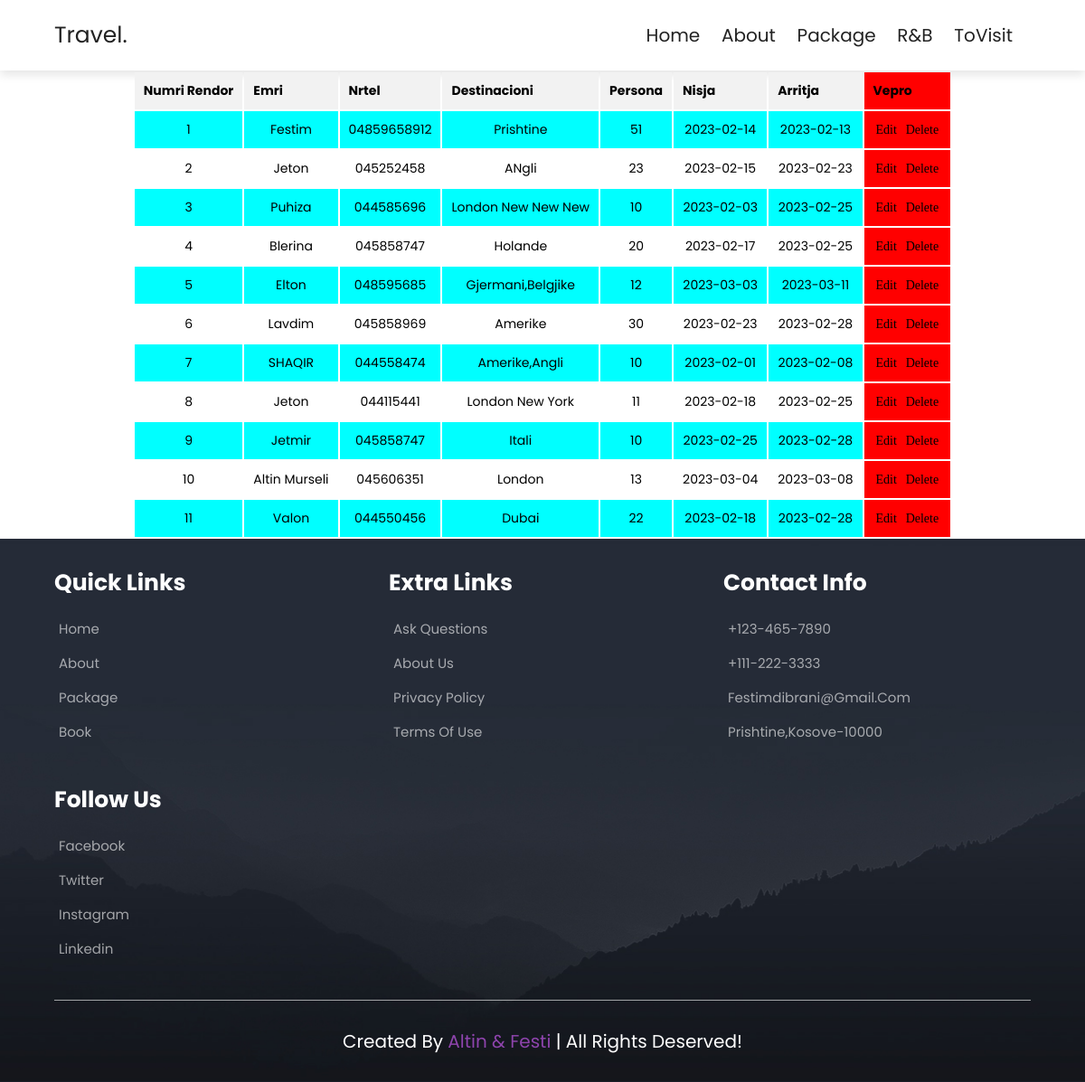
Screenshot of /Dashboard.php with the database file from the repository.
### tables this page shows
CREATE TABLE `klienti` (
  `ID` int(11) NOT NULL,
  `Emri` varchar(100) NOT NULL,
  `Nr_tel` varchar(100) NOT NULL,
  `Destinacioni` varchar(100) NOT NULL,
  `Persona` int(255) NOT NULL,
  `Nisja` date NOT NULL,
  `Arritja` date NOT NULL
);

### Dashboard.php (the view, shortened to what this page needs)
<?php
  $db=mysqli_connect("localhost","root","","klientet");
?>
<!DOCTYPE html>
<html lang="en">
<head>
    <link rel="stylesheet" href="style.css">
</head>
<body>
<section class="header">
        <a href="Home.php" class="logo">Travel.</a>
        <nav class="navbar">
            <a href="Home.php">Home</a>
            <a href="About.php">About</a>
            <a href="Package.php">Package</a>
            <a href="Book.php">R&B</a>
            <a href="Places.php">toVisit</a>
        </nav>
     </section>
<table>
    <tr>
     <th>Numri rendor</th>
     <th>Emri</th>
     <th>Nrtel</th>
     <th>Destinacioni</th>
     <th>Persona</th>
     <th>Nisja</th>
     <th>Arritja</th>
     <th style="background-color: red;">Vepro</th>
    </tr>
    <?php
      $i=1;
      $qry="SELECT * FROM klienti";
      $run=$db->query($qry);
      if($run->num_rows > 0){
        while($row=$run->fetch_assoc()){
          $id=$row['ID'];
    ?>
    <tr>
      <td><?php echo $i++; ?></td>
      <td><?php echo $row['Emri']?></td>
      <td><?php echo $row['Nr_tel']?></td>
      <td><?php echo $row['Destinacioni']?></td>
      <td><?php echo $row['Persona']?></td>
      <td><?php echo $row['Nisja']?></td>
      <td><?php echo $row['Arritja']?></td>
      <td style="background-color: red;" >
        <a href="Edit.php?ID=<?php echo $id?>" id="EDITI">Edit</a>
        <a href="Delete.php?ID=<?php echo $id;?>" id="DELETE" onclick="return confirm('Are u sure?')" >Delete</a>
      </td>
    </tr>
    <?php
  }
}
?>
</table>
<section class="footer">
        <div class="box-container">
            <div class="box">
             <h3>Quick Links</h3>
            <a href="/Home.php"> <i class="fas fa-angle-right"></i> Home</a>
            <a href="/About.php"> <i class="fas fa-angle-right"></i> About</a>
            <a href="/Package.php"> <i class="fas fa-angle-right"></i> Package</a>
            <a href="/Book.php"> <i class="fas fa-angle-right"></i> Book</a>
            </div>
            <div class="box">
               <h3>Extra Links</h3>
               <a href="#"> <i class="fas fa-angle-right"></i>Ask questions</a>
               <a href="#"> <i class="fas fa-angle-right"></i>About us</a>
               <a href="#"> <i class="fas fa-angle-right"></i>Privacy policy</a>
               <a href="#"> <i class="fas fa-angle-right"></i>Terms of use</a>
               </div>
               <div class="box">
                <h3>Contact info</h3>
                <a href="#"> <i class="fas fa-phone"></i>+123-465-7890</a>
                <a href="#"> <i class="fas fa-phone"></i>+111-222-3333</a>
                <a href="#"> <i class="fas fa-envelope"></i>festimdibrani@gmail.com</a>
                <a href="#"> <i class="fas fa-map"></i>Prishtine,Kosove-10000</a>
            </div>
            <div class="box">
                <h3>Follow us</h3>
                <a href="#"><i class="fab fa-facebook-f"></i>Facebook</a>
                <a href="#"><i class="fab fa-twitter"></i>Twitter</a>
                <a href="#"><i class="fab fa-instagram"></i>Instagram</a>
                <a href="#"><i class="fab fa-linkedin"></i>Linkedin</a>
            </div>
        </div>
        <div class="credit">
            Created by <span>Altin & Festi</span> | all rights deserved!
        </div>
    </section>
</body>
</html>

### style.css (style rules this page uses)
:root { --main-color:#8e44ad; --black:#222; --white:#fff; --light-black:#777; --light-white:#fff9; --dark-bg:rgba(0,0,0,.7); --light-bg:#eee; --border:.1rem solid var(--black); --box-shadow: 0 .5rem 1rem rgba(0,0,0,.1); --text-shadow: 0 1.5rem 3rem rgba(0,0,0,.3); }
* { font-family: 'Poppins',sans-serif; margin: 0; padding: 0; box-sizing: border-box; outline: none; border: none; text-decoration:none; text-transform: capitalize; }
html { font-size: 62.5%; overflow-x: hidden; }
section { padding: 5rem 10%; }
.header { position: static; top: 0; left: 0; right: 0; z-index: 1000; background-color: var(--white); display: flex; padding-top:2rem ; padding-bottom: 2rem; box-shadow: var(--box-shadow); align-items: center; justify-content: space-between; }
.header .logo { font-size: 2.5rem; color: var(--black); }
.header .navbar a { font-size: 2rem; margin-left: 2rem; color: var(--black); }
.footer { background: url(./Fotot/footer-bg.jpg) no-repeat; background-size: cover; background-position: center; }
.footer .box-container { display: grid; grid-template-columns: repeat(auto-fit,minmax(25rem,1fr)); gap: 3rem; }
.footer .box-container .box h3 { color: var(--white); font-size: 2.5rem; padding-bottom: 2rem; }
.footer .box-container .box a { color: var(--light-white); font-size: 1.5rem; padding-bottom: 1.5rem; display: block; }
.footer .box-container .box a i { color: var(--main-color); padding-right: .5rem; transition: .2s linear; }
.footer .credit { text-align: center; padding-top: 3rem; margin-top: 3rem; border-top: .1rem solid var(--light-white); font-size: 2rem; color: var(--white); }
.footer .credit span { color: var(--main-color); }
@media (max-width:1200px) { section { padding: 3rem 5%; } }

### Dashboard.php (style rules this page uses)
body { font-family: Arial, sans-serif; font-size: 14px; }
table { margin: 0 auto; text-align: center; }
th { background-color: #f2f2f2; font-weight: bold; padding: 10px; text-align: left; }
tr { border-bottom: 1px solid #ddd; }
tr:nth-child(even) { background-color:cyan; }
td { padding: 10px; }
#EDITI,#DELETE { margin: 1px; padding: 2px; color: black; font-family: Georgia, 'Times New Roman', Times, serif; transition: 0.3s; }

### rows the page displays
klienti: Emri "Festim", Nr_tel "04859658912", Destinacioni "Prishtine", Persona "51", Nisja "2023-02-14", Arritja "2023-02-13"
klienti: Emri "Jeton", Nr_tel "045252458", Destinacioni "ANgli", Persona "23", Nisja "2023-02-15", Arritja "2023-02-23"
klienti: Emri "Puhiza", Nr_tel "044585696", Destinacioni "London New New New", Persona "10", Nisja "2023-02-03", Arritja "2023-02-25"
klienti: Emri "Blerina", Nr_tel "045858747", Destinacioni "Holande", Persona "20", Nisja "2023-02-17", Arritja "2023-02-25"
klienti: Emri "Elton", Nr_tel "048595685", Destinacioni "Gjermani,Belgjike", Persona "12", Nisja "2023-03-03", Arritja "2023-03-11"
klienti: Emri "Lavdim", Nr_tel "045858969", Destinacioni "Amerike", Persona "30", Nisja "2023-02-23", Arritja "2023-02-28"
klienti: Emri "SHAQIR", Nr_tel "044558474", Destinacioni "Amerike,Angli", Persona "10", Nisja "2023-02-01", Arritja "2023-02-08"
klienti: Emri "Jeton", Nr_tel "044115441", Destinacioni "London New York", Persona "11", Nisja "2023-02-18", Arritja "2023-02-25"
klienti: Emri "Jetmir", Nr_tel "045858747", Destinacioni "Itali", Persona "10", Nisja "2023-02-25", Arritja "2023-02-28"
klienti: Emri "Altin Murseli", Nr_tel "045606351", Destinacioni "London", Persona "13", Nisja "2023-03-04", Arritja "2023-03-08"
klienti: Emri "Valon", Nr_tel "044550456", Destinacioni "Dubai", Persona "22", Nisja "2023-02-18", Arritja "2023-02-28"
